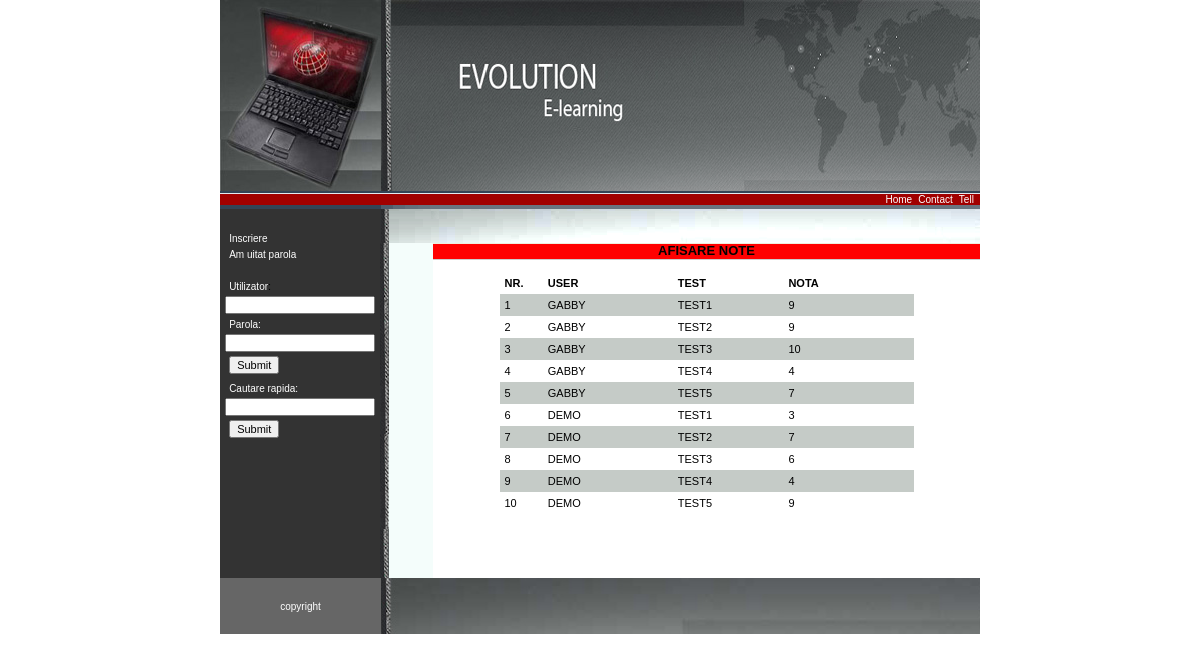
The app's page /site/note.php with its own data.
### tables this page shows
CREATE TABLE `note` (
  `id` int(11) NOT NULL auto_increment,
  `iuser` char(255) default NULL,
  `test` Char(255) default Null,
  `nota` int(11) default Null,
  PRIMARY KEY  (`id`)
);

### site/note.php (the view, shortened to what this page needs)
<? session_start();
include_once("header.php");
include_once("menu.php");
?>
<link href="css/main_stylesnew.css" rel="stylesheet" type="text/css" />
<TR>
		<TD COLSPAN=2 background ="images/207_13.gif" WIDTH=53 HEIGHT=335 ALT="">
			</TD>
  <TD COLSPAN=5 align="center" valign="top" class="smallheader">
        <h2>Afisare Note</h2 >
		<br />
		<table width="414" border="0" cellpadding="5" cellspacing="0" class="h2">
          <tr>
            <td width="10"><strong>Nr.</strong></td>
            <td width="77"><strong>User</strong></td>
            <td width="64"><strong>Test</strong></td>
            <td width="77"><strong>Nota</strong></td>
          </tr>
		  <?
		  $result=mysql_query("SELECT * FROM note order by id");
		  $i=0;
		  while($row=mysql_fetch_array($result))
		  {$i++;
		  if($i%2==0)
          {$bgcolor="#FFFFFF";}
          else
          {$bgcolor='#C5CBC7';}
          print"<tr>";
            print"<td bgcolor=".$bgcolor.">".$i."</a></td>";
            print"<td bgcolor=".$bgcolor.">".$row['iuser']."</td>";
            print"<td bgcolor=".$bgcolor.">".$row['test']."</a></td>";
            print"<td bgcolor=".$bgcolor.">".$row['nota']."</td>";
            print"</tr>";
		  }
		   ?>
    </table>  </TD>
	</TR>
	<?
	include_once("footer.php");
?>

### site/css/main_stylesnew.css (style rules this page uses)
TABLE { FONT-SIZE: 11px; COLOR: #000000; FONT-FAMILY: Verdana, Arial, Helvetica, sans-serif }
TD { FONT-SIZE: 11px; COLOR: #000000; FONT-FAMILY: Verdana, Arial, Helvetica, sans-serif }
TR { FONT-SIZE: 11px; COLOR: #000000; FONT-FAMILY: Verdana, Arial, Helvetica, sans-serif }
BODY { FONT-SIZE: 11px; COLOR: #000000; FONT-FAMILY: Verdana, Arial, Helvetica, sans-serif }
BODY { BACKGROUND-COLOR: white }
H2 { PADDING-RIGHT: 4px; BORDER-TOP: #eed 1px solid; PADDING-LEFT: 4px; FONT-SIZE: 13px; BACKGROUND: #ff0000; PADDING-BOTTOM: 2px; MARGIN: 0px; COLOR: #000000; PADDING-TOP: 1px; BORDER-BOTTOM: #ccc 1px solid }
.smallheader { FONT-WEIGHT: bold; FONT-SIZE: 10px; MARGIN-BOTTOM: 0px; PADDING-BOTTOM: 0px; TEXT-TRANSFORM: uppercase; COLOR: #475F78; LINE-HEIGHT: 120% }

### records on screen
note: iuser "GABBY", test "TEST1", nota "9"
note: iuser "GABBY", test "TEST2", nota "9"
note: iuser "GABBY", test "TEST3", nota "10"
note: iuser "GABBY", test "TEST4", nota "4"
note: iuser "GABBY", test "TEST5", nota "7"
note: iuser "DEMO", test "TEST1", nota "3"
note: iuser "DEMO", test "TEST2", nota "7"
note: iuser "DEMO", test "TEST3", nota "6"
note: iuser "DEMO", test "TEST4", nota "4"
note: iuser "DEMO", test "TEST5", nota "9"
